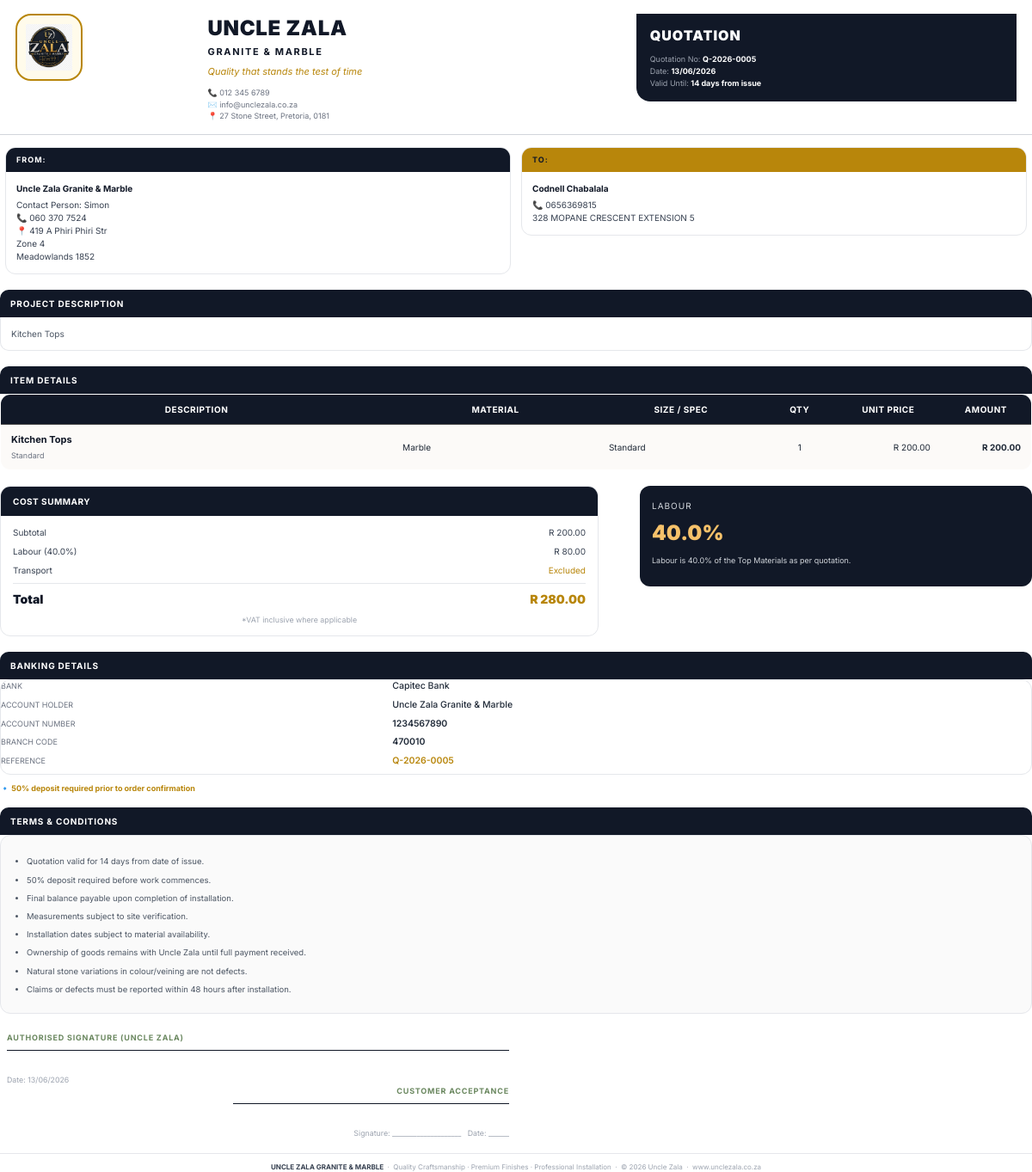
Screenshot of /quote/5 (signed in) with the database file from the repository.
### app.py (models this page shows)
class Quote(db.Model):
    id = db.Column(
        db.Integer,
        primary_key=True
    )
    quote_number = db.Column(
        db.String(50),
        unique=True
    )
    customer_name = db.Column(
        db.String(200)
    )
    customer_phone = db.Column(
        db.String(100)
    )
    customer_address = db.Column(
        db.Text
    )
    description = db.Column(
        db.String(500)
    )
    material = db.Column(
        db.String(200)
    )
    size = db.Column(
        db.Text
    )
    quantity = db.Column(
        db.Integer
    )
    unit_price = db.Column(
        db.Float
    )
    labour_percentage = db.Column(
        db.Float
    )
    labour_amount = db.Column(
        db.Float
    )
    subtotal = db.Column(
        db.Float
    )
    total = db.Column(
        db.Float
    )
    created_at = db.Column(
        db.DateTime,
        default=datetime.utcnow
    )

### app.py (the view)
@app.route(
    "/quote/<int:quote_id>"
)
@login_required
def preview_quote(quote_id):
    quote = Quote.query.get_or_404(
        quote_id
    )
    try:
        parsed = json.loads(quote.size)
        if isinstance(parsed, list):
            parts = []
            for item in parsed:
                s = item.get('size') if isinstance(item, dict) else str(item)
                q = int(item.get('qty', 1)) if isinstance(item, dict) else 1
                parts.append(f"{s} ({q})")
            quote.size_display = ', '.join(parts)
            quote.sizes_list = parsed
        else:
            quote.size_display = None
            quote.sizes_list = None
    except Exception:
        quote.size_display = None
        quote.sizes_list = None
    return render_template(
        "quotation_template.html",
        quote=quote
    )

### app.py (called while the page is built)
def login_required(f):
    @wraps(f)
    def decorated_function(*args, **kwargs):
        if not session.get("logged_in"):
            return redirect(url_for("login"))
        return f(*args, **kwargs)
    return decorated_function

### templates/quotation_template.html (shortened to what this page needs)
<!DOCTYPE html>
<html lang="en">
<head>
</head>
<body>
<div class="hero">
    <table class="hero-table">
        <tr>
            <td class="hero-left">
                <div class="brand-logo">
                    <img src="/static/logo.jpg" alt="Uncle Zala" onerror="this.style.display='none'; this.parentElement.innerHTML='<span style=\'font-size:26px;\'>⚒️</span>';">
                </div>
            </td>
            <td class="hero-center">
                <div class="company-name">UNCLE ZALA</div>
                <div class="company-subtitle">GRANITE & MARBLE</div>
                <div class="tagline">Quality that stands the test of time</div>
                <div class="contact-line">📞 012 345 6789</div>
                <div class="contact-line">✉️ info@unclezala.co.za</div>
                <div class="contact-line">📍 27 Stone Street, Pretoria, 0181</div>
            </td>
            <td class="hero-right">
                <div class="quote-card">
                    <div class="quote-card-inner">
                        <div class="quote-title">Quotation</div>
                        <div class="quote-meta"><span class="label">Quotation No:</span> <strong>{{ quote.quote_number }}</strong></div>
                        <div class="quote-meta"><span class="label">Date:</span> <strong>{{ quote.created_at.strftime('%d/%m/%Y') if quote.created_at else 'N/A' }}</strong></div>
                        <div class="quote-meta"><span class="label">Valid Until:</span> <strong>{{ quote.valid_until if quote.valid_until else '14 days from issue' }}</strong></div>
                    </div>
                </div>
            </td>
        </tr>
    </table>
</div>
<table class="client-row">
    <tr>
        <td class="client-box">
            <div class="client-panel">
                <div class="client-header from">FROM:</div>
                <div class="client-content">
                    <strong>Uncle Zala Granite & Marble</strong>
                    <div>Contact Person: Simon</div>
                    <div>📞 060 370 7524</div>
                    <div>📍 419 A Phiri Phiri Str</div>
                    <div>Zone 4</div>
                    <div>Meadowlands 1852</div>
                </div>
            </div>
        </td>
        <td class="client-box">
            <div class="client-panel">
                <div class="client-header to">TO:</div>
                <div class="client-content">
                    <strong>{{ quote.customer_name }}</strong>
                    <div>📞 {{ quote.customer_phone }}</div>
                    <div>{{ quote.customer_address }}</div>
                </div>
            </div>
        </td>
    </tr>
</table>
<div class="section-header">Project Description</div>
<div class="desc-box">
    {{ quote.description if quote.description else 'Supply, fabrication and installation of premium granite / marble worktops as per client specifications.' }}
</div>
<div class="items-section">
    <div class="section-header">Item Details</div>
    <div class="items-wrapper">
            <table class="items-table">
                <thead>
                    <tr>
                        <th style="width:38%;">Description</th>
                        <th style="width:20%;">Material</th>
                        <th style="width:16%;">Size / Spec</th>
                        <th class="text-center" style="width:7%;">Qty</th>
                        <th class="text-right price-col">Unit Price</th>
                        <th class="text-right amount-col">Amount</th>
                    </tr>
                </thead>
                <tbody>
                    {% if quote.sizes_list %}
                        {% for item in quote.sizes_list %}
                            <tr>
                                <td>
                                    <div class="item-heading">{{ quote.description | default('Kitchen Tops', true) }}</div>
                                    <div class="item-subtext">{{ item.material if item.material else quote.material | default('Granite', true) }} · {{ item.size }}</div>
                                </td>
                                <td>{{ item.material if item.material else quote.material | default('Granite', true) }}</td>
                                <td>{{ item.size }}</td>
                                <td style="text-align:center;">{{ item.qty }}</td>
                                <td style="text-align:right;">R {{ "{:,.2f}".format(item.price) }}</td>
                                <td style="text-align:right;font-weight:700;">R {{ "{:,.2f}".format(item.qty * item.price) }}</td>
                            </tr>
                        {% endfor %}
                    {% else %}
                        <tr>
                            <td>
                                <div class="item-heading">{{ quote.description | default('Kitchen Tops', true) }}</div>
                                <div class="item-subtext">{{ quote.size_display if quote.size_display else (quote.size | default('Standard 30mm edge profile', true)) }}</div>
                            </td>
                            <td>{{ quote.material | default('Granite', true) }}</td>
                            <td>{{ quote.size_display if quote.size_display else (quote.size | default('Standard 30mm edge profile', true)) }}</td>
                            <td style="text-align:center;">{{ quote.quantity | default(1, true) }}</td>
                            <td style="text-align:right;">R {{ "{:,.2f}".format(quote.unit_price) if quote.unit_price else '0.00' }}</td>
                            <td style="text-align:right;font-weight:700;">R {{ "{:,.2f}".format(quote.subtotal) }}</td>
                        </tr>
                    {% endif %}
                </tbody>
        </table>
    </div>
</div>
<div class="totals-section">
    <div class="totals-box">
        <div class="totals-header">Cost Summary</div>
        <div class="totals-body">
            <div class="total-row">
                <span>Subtotal</span>
                <span>R {{ "{:,.2f}".format(quote.subtotal) }}</span>
            </div>
            <div class="total-row">
                <span>Labour ({{ quote.labour_percentage }}%)</span>
                <span>R {{ "{:,.2f}".format(quote.labour_amount) }}</span>
            </div>
            <div class="total-row">
                <span>Transport</span>
                <span class="gold">Excluded</span>
            </div>
            <div class="total-row grand">
                <span>Total</span>
                <span class="gold">R {{ "{:,.2f}".format(quote.total) }}</span>
            </div>
            <div class="totals-footnote">*VAT inclusive where applicable</div>
        </div>
    </div>
    <div class="labour-card">
        <div class="label">Labour</div>
        <div class="value">{{ quote.labour_percentage or 40 }}%</div>
        <p>Labour is {{ quote.labour_percentage or 40 }}% of the Top Materials as per quotation.</p>
    </div>
</div>
<div class="bank-section">
    <div class="section-header">Banking Details</div>
    <div class="bank-grid">
        <div class="bank-box">
            <div class="bank-row"><span class="bank-label">Bank</span><span style="font-weight:500;">Capitec Bank</span></div>
            <div class="bank-row"><span class="bank-label">Account Holder</span><span style="font-weight:500;">Uncle Zala Granite & Marble</span></div>
            <div class="bank-row"><span class="bank-label">Account Number</span><span style="font-weight:600;">1234567890</span></div>
            <div class="bank-row"><span class="bank-label">Branch Code</span><span style="font-weight:600;">470010</span></div>
            <div class="bank-row" style="border:none;"><span class="bank-label">Reference</span><span class="gold" style="font-weight:600;">{{ quote.quote_number }}</span></div>
        </div>
    </div>
    <div class="deposit-note">🔹 50% deposit required prior to order confirmation</div>
</div>
<div class="terms-section">
    <div class="section-header">Terms & Conditions</div>
    <div class="terms-box">
        <ul>
            <li>Quotation valid for 14 days from date of issue.</li>
            <li>50% deposit required before work commences.</li>
            <li>Final balance payable upon completion of installation.</li>
            <li>Measurements subject to site verification.</li>
            <li>Installation dates subject to material availability.</li>
            <li>Ownership of goods remains with Uncle Zala until full payment received.</li>
            <li>Natural stone variations in colour/veining are not defects.</li>
            <li>Claims or defects must be reported within 48 hours after installation.</li>
        </ul>
    </div>
</div>
<div class="signature-section">
    <div class="sig-block">
        <div class="sig-title">Authorised Signature (Uncle Zala)</div>
        <div class="sig-line"></div>
        <div class="sig-hint">Date: {{ quote.created_at.strftime('%d/%m/%Y') if quote.created_at else '______' }}</div>
    </div>
    <div class="sig-block" style="text-align:right;">
        <div class="sig-title">Customer Acceptance</div>
        <div class="sig-line" style="margin-left:auto; width:55%;"></div>
        <div class="sig-hint">Signature: ____________________ &nbsp; Date: ______</div>
    </div>
</div>
<div class="footer">
    <strong>UNCLE ZALA GRANITE & MARBLE</strong> &nbsp;·&nbsp; Quality Craftsmanship · Premium Finishes · Professional Installation &nbsp;·&nbsp; © {{ quote.created_at.year if quote.created_at else '2025' }} Uncle Zala &nbsp;·&nbsp; www.unclezala.co.za
</div>
</body>
</html>

### rows the page displays
Quote: quote_number "Q-2026-0005", created_at "13/06/2026", customer_name "Codnell Chabalala", customer_phone "0656369815", customer_address "328 MOPANE CRESCENT EXTENSION 5", description "Kitchen Tops", size "Standard", material "Marble", quantity "1", unit_price "200.00", subtotal "200.00", labour_percentage "40.0", labour_amount "80.00", total "280.00", created_at "2026"

### other values shown
{{ quote.valid_until if quote.valid_until else '14 days from issue' }} "14 days from issue"
